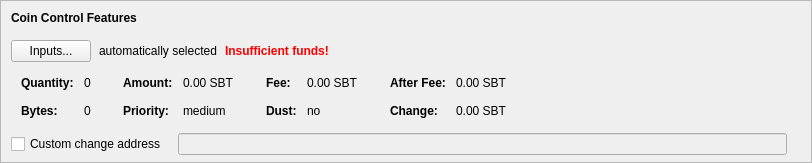
    <widget class="QFrame" name="frameCoinControl">
     <property name="sizePolicy">
      <sizepolicy hsizetype="Expanding" vsizetype="Expanding">
       <horstretch>0</horstretch>
       <verstretch>0</verstretch>
      </sizepolicy>
     </property>
     <property name="maximumSize">
      <size>
       <width>16777215</width>
       <height>16777215</height>
      </size>
     </property>
     <property name="frameShape">
      <enum>QFrame::StyledPanel</enum>
     </property>
     <property name="frameShadow">
      <enum>QFrame::Sunken</enum>
     </property>
     <layout class="QVBoxLayout" name="verticalLayoutCoinControl2">
      <property name="spacing">
       <number>0</number>
      </property>
      <property name="leftMargin">
       <number>0</number>
      </property>
      <property name="topMargin">
       <number>0</number>
      </property>
      <property name="rightMargin">
       <number>0</number>
      </property>
      <property name="bottomMargin">
       <number>6</number>
      </property>
      <item>
       <layout class="QVBoxLayout" name="verticalLayoutCoinControl" stretch="0,0,0,0,1">
        <property name="spacing">
         <number>0</number>
        </property>
        <property name="leftMargin">
         <number>10</number>
        </property>
        <property name="topMargin">
         <number>10</number>
        </property>
        <item>
         <layout class="QHBoxLayout" name="horizontalLayoutCoinControl1">
          <property name="bottomMargin">
           <number>15</number>
          </property>
          <item>
           <widget class="QLabel" name="labelCoinControlFeatures">
            <property name="sizePolicy">
             <sizepolicy hsizetype="Preferred" vsizetype="Maximum">
              <horstretch>0</horstretch>
              <verstretch>0</verstretch>
             </sizepolicy>
            </property>
            <property name="font">
             <font>
              <weight>75</weight>
              <bold>true</bold>
             </font>
            </property>
            <property name="styleSheet">
             <string notr="true">font-weight:bold;</string>
            </property>
            <property name="text">
             <string>Coin Control Features</string>
            </property>
           </widget>
          </item>
         </layout>
        </item>
        <item>
         <layout class="QHBoxLayout" name="horizontalLayoutCoinControl2" stretch="0,0,0,0">
          <property name="spacing">
           <number>8</number>
          </property>
          <property name="bottomMargin">
           <number>10</number>
          </property>
          <item>
           <widget class="QPushButton" name="pushButtonCoinControl">
            <property name="styleSheet">
             <string notr="true"/>
            </property>
            <property name="text">
             <string>Inputs...</string>
            </property>
            <property name="autoDefault">
             <bool>false</bool>
            </property>
           </widget>
          </item>
          <item>
           <widget class="QLabel" name="labelCoinControlAutomaticallySelected">
            <property name="text">
             <string>automatically selected</string>
            </property>
            <property name="margin">
             <number>5</number>
            </property>
           </widget>
          </item>
          <item>
           <widget class="QLabel" name="labelCoinControlInsuffFunds">
            <property name="font">
             <font>
              <weight>75</weight>
              <bold>true</bold>
             </font>
            </property>
            <property name="styleSheet">
             <string notr="true">color:red;font-weight:bold;</string>
            </property>
            <property name="text">
             <string>Insufficient funds!</string>
            </property>
            <property name="margin">
             <number>5</number>
            </property>
           </widget>
          </item>
          <item>
           <spacer name="horizontalSpacerCoinControl">
            <property name="orientation">
             <enum>Qt::Horizontal</enum>
            </property>
            <property name="sizeHint" stdset="0">
             <size>
              <width>40</width>
              <height>1</height>
             </size>
            </property>
           </spacer>
          </item>
         </layout>
        </item>
        <item>
         <widget class="QWidget" name="widgetCoinControl" native="true">
          <property name="sizePolicy">
           <sizepolicy hsizetype="Preferred" vsizetype="Preferred">
            <horstretch>0</horstretch>
            <verstretch>0</verstretch>
           </sizepolicy>
          </property>
          <property name="minimumSize">
           <size>
            <width>0</width>
            <height>0</height>
           </size>
          </property>
          <property name="styleSheet">
           <string notr="true"/>
          </property>
          <layout class="QHBoxLayout" name="horizontalLayoutCoinControl5">
           <property name="leftMargin">
            <number>0</number>
           </property>
           <property name="topMargin">
            <number>0</number>
           </property>
           <property name="rightMargin">
            <number>0</number>
           </property>
           <property name="bottomMargin">
            <number>0</number>
           </property>
           <item>
            <layout class="QHBoxLayout" name="horizontalLayoutCoinControl3" stretch="0,0,0,1">
             <property name="spacing">
              <number>20</number>
             </property>
             <property name="topMargin">
              <number>0</number>
             </property>
             <property name="bottomMargin">
              <number>10</number>
             </property>
             <item>
              <layout class="QFormLayout" name="formLayoutCoinControl1">
               <property name="horizontalSpacing">
                <number>10</number>
               </property>
               <property name="verticalSpacing">
                <number>14</number>
               </property>
               <property name="leftMargin">
                <number>10</number>
               </property>
               <property name="topMargin">
                <number>4</number>
               </property>
               <property name="rightMargin">
                <number>6</number>
               </property>
               <item row="0" column="0">
                <widget class="QLabel" name="labelCoinControlQuantityText">
                 <property name="font">
                  <font>
                   <weight>75</weight>
                   <bold>true</bold>
                  </font>
                 </property>
                 <property name="text">
                  <string>Quantity:</string>
                 </property>
                 <property name="margin">
                  <number>0</number>
                 </property>
                </widget>
               </item>
               <item row="0" column="1">
                <widget class="QLabel" name="labelCoinControlQuantity">
                 <property name="cursor">
                  <cursorShape>IBeamCursor</cursorShape>
                 </property>
                 <property name="contextMenuPolicy">
                  <enum>Qt::ActionsContextMenu</enum>
                 </property>
                 <property name="text">
                  <string notr="true">0</string>
                 </property>
                 <property name="margin">
                  <number>0</number>
                 </property>
                 <property name="textInteractionFlags">
                  <set>Qt::LinksAccessibleByMouse|Qt::TextSelectableByKeyboard|Qt::TextSelectableByMouse</set>
                 </property>
                </widget>
               </item>
               <item row="1" column="0">
                <widget class="QLabel" name="labelCoinControlBytesText">
                 <property name="font">
                  <font>
                   <weight>75</weight>
                   <bold>true</bold>
                  </font>
                 </property>
                 <property name="text">
                  <string>Bytes:</string>
                 </property>
                </widget>
               </item>
               <item row="1" column="1">
                <widget class="QLabel" name="labelCoinControlBytes">
                 <property name="cursor">
                  <cursorShape>IBeamCursor</cursorShape>
                 </property>
                 <property name="contextMenuPolicy">
                  <enum>Qt::ActionsContextMenu</enum>
                 </property>
                 <property name="text">
                  <string notr="true">0</string>
                 </property>
                 <property name="textInteractionFlags">
                  <set>Qt::LinksAccessibleByMouse|Qt::TextSelectableByKeyboard|Qt::TextSelectableByMouse</set>
                 </property>
                </widget>
               </item>
              </layout>
             </item>
             <item>
              <layout class="QFormLayout" name="formLayoutCoinControl2">
               <property name="horizontalSpacing">
                <number>10</number>
               </property>
               <property name="verticalSpacing">
                <number>14</number>
               </property>
               <property name="leftMargin">
                <number>6</number>
               </property>
               <property name="topMargin">
                <number>4</number>
               </property>
               <property name="rightMargin">
                <number>6</number>
               </property>
               <item row="0" column="0">
                <widget class="QLabel" name="labelCoinControlAmountText">
                 <property name="font">
                  <font>
                   <weight>75</weight>
                   <bold>true</bold>
                  </font>
                 </property>
                 <property name="text">
                  <string>Amount:</string>
                 </property>
                 <property name="margin">
                  <number>0</number>
                 </property>
                </widget>
               </item>
               <item row="0" column="1">
                <widget class="QLabel" name="labelCoinControlAmount">
                 <property name="cursor">
                  <cursorShape>IBeamCursor</cursorShape>
                 </property>
                 <property name="contextMenuPolicy">
                  <enum>Qt::ActionsContextMenu</enum>
                 </property>
                 <property name="text">
                  <string notr="true">0.00 SBT</string>
                 </property>
                 <property name="textInteractionFlags">
                  <set>Qt::LinksAccessibleByMouse|Qt::TextSelectableByKeyboard|Qt::TextSelectableByMouse</set>
                 </property>
                </widget>
               </item>
               <item row="1" column="0">
                <widget class="QLabel" name="labelCoinControlPriorityText">
                 <property name="font">
                  <font>
                   <weight>75</weight>
                   <bold>true</bold>
                  </font>
                 </property>
                 <property name="text">
                  <string>Priority:</string>
                 </property>
                </widget>
               </item>
               <item row="1" column="1">
                <widget class="QLabel" name="labelCoinControlPriority">
                 <property name="cursor">
                  <cursorShape>IBeamCursor</cursorShape>
                 </property>
                 <property name="contextMenuPolicy">
                  <enum>Qt::ActionsContextMenu</enum>
                 </property>
                 <property name="text">
                  <string notr="true">medium</string>
                 </property>
                 <property name="textInteractionFlags">
                  <set>Qt::LinksAccessibleByMouse|Qt::TextSelectableByKeyboard|Qt::TextSelectableByMouse</set>
                 </property>
                </widget>
               </item>
              </layout>
             </item>
             <item>
              <layout class="QFormLayout" name="formLayoutCoinControl3">
               <property name="horizontalSpacing">
                <number>10</number>
               </property>
               <property name="verticalSpacing">
                <number>14</number>
               </property>
               <property name="leftMargin">
                <number>6</number>
               </property>
               <property name="topMargin">
                <number>4</number>
               </property>
               <property name="rightMargin">
                <number>6</number>
               </property>
               <item row="0" column="0">
                <widget class="QLabel" name="labelCoinControlFeeText">
                 <property name="font">
                  <font>
                   <weight>75</weight>
                   <bold>true</bold>
                  </font>
                 </property>
                 <property name="text">
                  <string>Fee:</string>
                 </property>
                 <property name="margin">
                  <number>0</number>
                 </property>
                </widget>
               </item>
               <item row="0" column="1">
                <widget class="QLabel" name="labelCoinControlFee">
                 <property name="cursor">
                  <cursorShape>IBeamCursor</cursorShape>
                 </property>
                 <property name="contextMenuPolicy">
                  <enum>Qt::ActionsContextMenu</enum>
                 </property>
                 <property name="text">
                  <string notr="true">0.00 SBT</string>
                 </property>
                 <property name="textInteractionFlags">
                  <set>Qt::LinksAccessibleByMouse|Qt::TextSelectableByKeyboard|Qt::TextSelectableByMouse</set>
                 </property>
                </widget>
               </item>
               <item row="1" column="0">
                <widget class="QLabel" name="labelCoinControlLowOutputText">
                 <property name="font">
                  <font>
                   <weight>75</weight>
                   <bold>true</bold>
                  </font>
                 </property>
                 <property name="text">
                  <string>Dust:</string>
                 </property>
                </widget>
               </item>
               <item row="1" column="1">
                <widget class="QLabel" name="labelCoinControlLowOutput">
                 <property name="cursor">
                  <cursorShape>IBeamCursor</cursorShape>
                 </property>
                 <property name="contextMenuPolicy">
                  <enum>Qt::ActionsContextMenu</enum>
                 </property>
                 <property name="text">
                  <string notr="true">no</string>
                 </property>
                 <property name="textInteractionFlags">
                  <set>Qt::LinksAccessibleByMouse|Qt::TextSelectableByKeyboard|Qt::TextSelectableByMouse</set>
                 </property>
                </widget>
               </item>
              </layout>
             </item>
             <item>
              <layout class="QFormLayout" name="formLayoutCoinControl4">
               <property name="horizontalSpacing">
                <number>10</number>
               </property>
               <property name="verticalSpacing">
                <number>14</number>
               </property>
               <property name="leftMargin">
                <number>6</number>
               </property>
               <property name="topMargin">
                <number>4</number>
               </property>
               <property name="rightMargin">
                <number>6</number>
               </property>
               <item row="0" column="0">
                <widget class="QLabel" name="labelCoinControlAfterFeeText">
                 <property name="font">
                  <font>
                   <weight>75</weight>
                   <bold>true</bold>
                  </font>
                 </property>
                 <property name="text">
                  <string>After Fee:</string>
                 </property>
                 <property name="margin">
                  <number>0</number>
                 </property>
                </widget>
               </item>
               <item row="0" column="1">
                <widget class="QLabel" name="labelCoinControlAfterFee">
                 <property name="cursor">
                  <cursorShape>IBeamCursor</cursorShape>
                 </property>
                 <property name="contextMenuPolicy">
                  <enum>Qt::ActionsContextMenu</enum>
                 </property>
                 <property name="text">
                  <string notr="true">0.00 SBT</string>
                 </property>
                 <property name="textInteractionFlags">
                  <set>Qt::LinksAccessibleByMouse|Qt::TextSelectableByKeyboard|Qt::TextSelectableByMouse</set>
                 </property>
                </widget>
               </item>
               <item row="1" column="0">
                <widget class="QLabel" name="labelCoinControlChangeText">
                 <property name="font">
                  <font>
                   <weight>75</weight>
                   <bold>true</bold>
                  </font>
                 </property>
                 <property name="text">
                  <string>Change:</string>
                 </property>
                </widget>
               </item>
               <item row="1" column="1">
                <widget class="QLabel" name="labelCoinControlChange">
                 <property name="cursor">
                  <cursorShape>IBeamCursor</cursorShape>
                 </property>
                 <property name="contextMenuPolicy">
                  <enum>Qt::ActionsContextMenu</enum>
                 </property>
                 <property name="text">
                  <string notr="true">0.00 SBT</string>
                 </property>
                 <property name="textInteractionFlags">
                  <set>Qt::LinksAccessibleByMouse|Qt::TextSelectableByKeyboard|Qt::TextSelectableByMouse</set>
                 </property>
                </widget>
               </item>
              </layout>
             </item>
            </layout>
           </item>
          </layout>
         </widget>
        </item>
        <item>
         <layout class="QHBoxLayout" name="horizontalLayoutCoinControl4" stretch="0,0,0">
          <property name="spacing">
           <number>12</number>
          </property>
          <property name="sizeConstraint">
           <enum>QLayout::SetDefaultConstraint</enum>
          </property>
          <property name="topMargin">
           <number>5</number>
          </property>
          <property name="rightMargin">
           <number>5</number>
          </property>
          <item>
           <widget class="QCheckBox" name="checkBoxCoinControlChange">
            <property name="toolTip">
             <string>If this is activated, but the change address is empty or invalid, change will be sent to a newly generated address.</string>
            </property>
            <property name="text">
             <string>Custom change address</string>
            </property>
           </widget>
          </item>
          <item>
           <widget class="QValidatedLineEdit" name="lineEditCoinControlChange">
            <property name="enabled">
             <bool>false</bool>
            </property>
            <property name="sizePolicy">
             <sizepolicy hsizetype="Expanding" vsizetype="Fixed">
              <horstretch>0</horstretch>
              <verstretch>0</verstretch>
             </sizepolicy>
            </property>
           </widget>
          </item>
          <item>
           <widget class="QLabel" name="labelCoinControlChangeLabel">
            <property name="sizePolicy">
             <sizepolicy hsizetype="Preferred" vsizetype="Expanding">
              <horstretch>0</horstretch>
              <verstretch>0</verstretch>
             </sizepolicy>
            </property>
            <property name="minimumSize">
             <size>
              <width>0</width>
              <height>0</height>
             </size>
            </property>
            <property name="text">
             <string/>
            </property>
            <property name="margin">
             <number>3</number>
            </property>
           </widget>
          </item>
         </layout>
        </item>
        <item>
         <spacer name="verticalSpacerCoinControl">
          <property name="orientation">
           <enum>Qt::Vertical</enum>
          </property>
          <property name="sizeHint" stdset="0">
           <size>
            <width>800</width>
            <height>1</height>
           </size>
          </property>
         </spacer>
        </item>
       </layout>
      </item>
     </layout>
    </widget>
